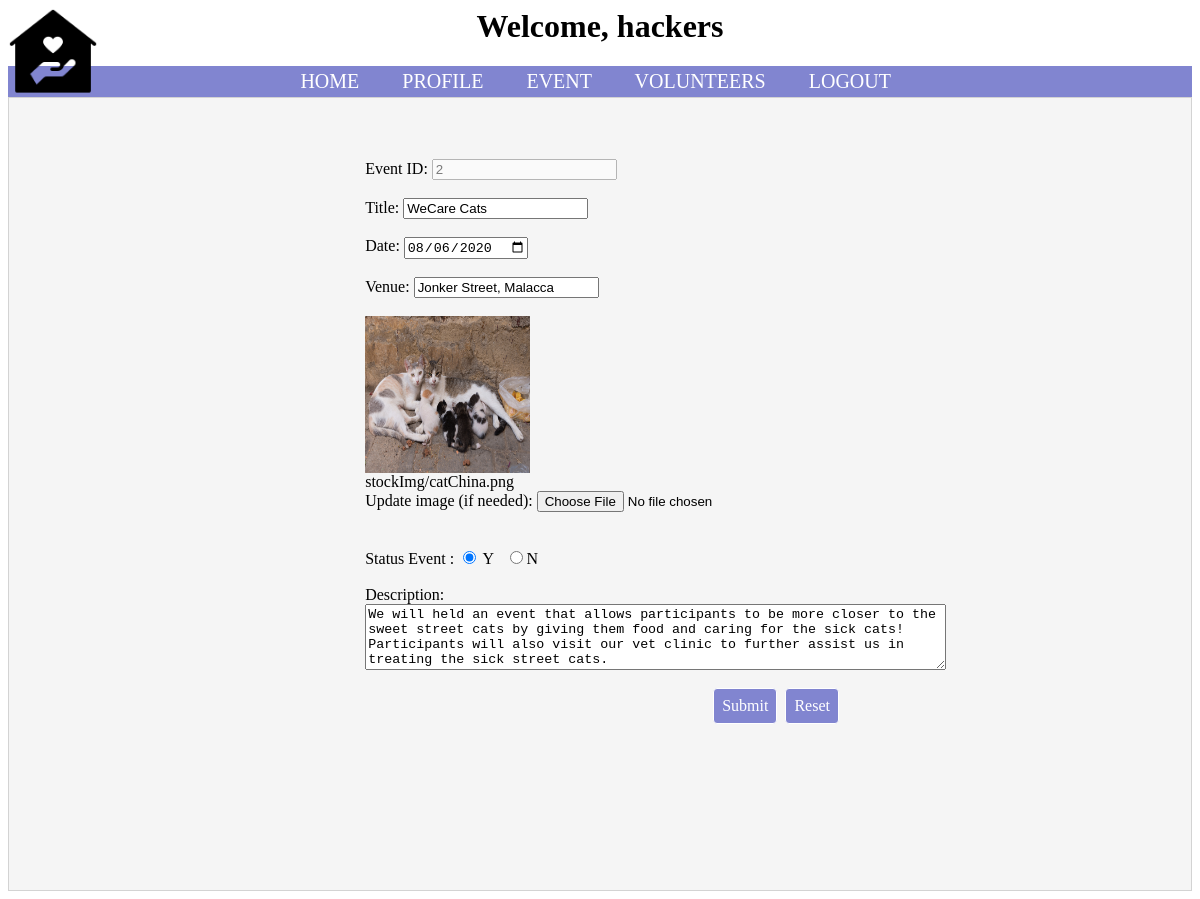
/editEvent.php?id=2, run on the app's committed database.
### tables this page shows
CREATE TABLE `event` (
  `eventID` int(3) NOT NULL,
  `eventTitle` varchar(64) NOT NULL,
  `eventVenue` varchar(50) NOT NULL,
  `eventDesc` varchar(255) NOT NULL,
  `orgID` int(3) NOT NULL,
  `eventImg` varchar(80) NOT NULL,
  `eventDate` date NOT NULL,
  `statusEvent` varchar(2) DEFAULT NULL
);

### editEvent.php (the view, shortened to what this page needs)
<?php
include("config.php");
?>
<html>
<head>
<link rel="stylesheet" href="organisation.css?v=<?php echo time(); ?>">
</head>
<header>
<img class='icon' src='org.png'></img>
<?php if(isset($_SESSION["userName"])){
echo "<h1>Welcome,".$_SESSION["userName"]."</h1>";}else{ echo "<h1>Welcome, hackers</h1>";}?>
</header>
<nav>
	<a class="a1" href="org_index.php"> HOME </a>&nbsp
	<a class="a1" href="manageOrg.php"> PROFILE </a>&nbsp
	<a class="a1" href="eventOrg.php"> EVENT </a>&nbsp
	<a class="a1" href="volunteerOrg.php"> VOLUNTEERS </a>&nbsp
	<a class="a1" href="logout.php"> LOGOUT </a>&nbsp
</nav>
<body>
<main>
<br><br>
<?php
$eventID = $_GET["id"];
$sql = "SELECT * from event WHERE eventID= '$eventID';";
$result=$conn->query($sql);
if($result->num_rows > 0){
		while($row = $result->fetch_assoc()){
			$showContent = $row['statusEvent'];
		 ?>
		<form style="margin-left: 30%;" action="orgUpdate_action.php" method="POST" enctype="multipart/form-data">
		<br>
	<label for="contentID"> Event ID: <input class="noClick" type="text" name="eventID" value=<?php echo $eventID ?> ></input> </label>
		<br><br>
	<label for="title">Title:</label>
	<input  type="type" name="eventTitle" value= "<?php echo $row['eventTitle'];?>" required></input><br>
	<br>
	<label for="text">Date: </label>
	<input  type="date" name="eventDate" value="<?php echo $row['eventDate'];?>" required></textarea>
		<br><br>
	<label for="text">Venue: </label>
	<input  type="text" name="eventVenue" value="<?php echo $row['eventVenue'];?>" required></textarea>
		<br><br>
		<img style=" width: 20%; height: 20%;" src="<?php echo $row['eventImg'];?>"></img>
		<br>
	<?php if(!empty($row['eventImg'])){
		echo $row['eventImg'] ;
	}
	else{
		echo "<p> No image selected </p>";
	}
	?></img>
		<br>
	<label for="img">Update image (if needed):</label>
	<input  type="file" name="imgUpload" ></input>
		<br>
		<?php
		if($showContent == "Y"){
			$opp = "N";
		}else{
		 $opp = "Y"; } ?>
		 <br><br>
	<label> Status Event : </label><input type="radio" name="statusEvent" value="<?php echo $statusEvent; ?>" checked> <?php echo $showContent; ?></input>
		</input>&nbsp <input type="radio" name="statusEvent" value="<?php echo $opp; ?>"><?php echo $opp; ?></input>
		<br><br>
	<label for="text">Description: </label><br>
	<textarea  rows="4" cols="70" name="eventDesc" required><?php echo $row['eventDesc'];?></textarea>
		<br><br>
	<center>
	<input class="input button1" type="submit" value="Submit" >&nbsp <input class="input button1"  type="reset" value="Reset" ></input> <br>
	<br>
</form>
<?php
		}
}else{
	echo "There is error in showing content. Try again later";
}
?>
</main>
</body>
</html>

### organisation.css (style rules this page uses)
body { background-color: white; }
main { padding: 4px; background-color: whitesmoke; border: 1px solid lightgray; height: 100%; }
nav { padding: 4px; text-align: center; background-color: #8185D0; }
a { color: black; }
.a1 { text-decoration: none; padding: 15px; font-size: 20px; text-align: center; color: white; }
.noclick { pointer-events: none; opacity: 0.5; }
h1 { text-align: center; }
.icon { width: auto; height: 10%; position: absolute; }
.button1 { font-family: san serif; font-size: 16px; text-decoration: none; border: 1px solid white; background-color: #8185D0; color: white; padding: 8px; border-radius: 4px; transition-duration: 0.2s; cursor: pointer; }

### data on the page
event: eventTitle "WeCare Cats", eventDate "08/06/2020", eventVenue "Jonker Street, Malacca", eventImg (picture), eventImg "stockImg/catChina.png", statusEvent "Y", statusEvent "N", eventDesc "We will held an event that allows participants to be more closer to the sweet street cats by giving them food and caring for the sick cats! Participants will also visit our vet clinic to further assist us in treating the sick street cats."
